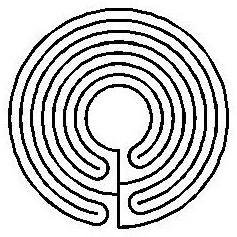
#> input picture old/input_maze.png, 237 x 237 px
$ python mazeToSinusoidalProjection.py input_maze.png out.png 100   (Python 2 division)
#> lines starting #> are read from the running program, lines starting #| are printed output that depends on the picture
### old/utils.py
#########################################
# (c) 2011 Evan Mallory, TSM Games
#

from OpenGL.GL import *
from math import sqrt, sin, pi, atan2, acos, cos, fabs
import numpy
import random # for unit test

# Takes a list [x, y, z] and returns [r, theta, phi]
# theta, the rotation around the x-axis, is in the range [0, pi].
# phi, the rotation around the y-axis, is in the range [-pi, pi].
# theta == "latitude"
# phi == "longitude"
# [11 lines left out: functions xyzToSphericalCoords, sphericalCoordsToXyz, not called in this run]


def drange(start, stop, step):
	r = start
	while r < stop:
		yield r
		r += step


def latLongToSinusoidal2d(latitude, longitude, width, height):
	x = int(.5 + (longitude * cos(latitude) * ((width - 1)/ (2 * pi)) + (width / 2.0)))
	y = int(.5 + ((latitude + pi/2) * ((height - 1) / pi)))
	if(x < 0): x = 0
	if(x >= width): x = width-1
	if(y < 0): y = 0
	if(y >= height): y = height-1
	return (x, y)

def sinusoidal2dToLatLong(x, y, width, height):
	latitude = y / ((height - 1) / pi) - pi/2
	longitude = (x - width/2.0)/((width - 1)/ (2 * pi))/cos(latitude)
	return (latitude, longitude)


# [60 lines left out: functions testOneSinusBckFwd, testSinusBckFwd, testSinusFwdBck, unitTestSinus, xyzToSinusoidal2d, not called in this run]

# In "regular" land, (r, theta) in 2D <=> (pi/2 - pi*r/(h/2), theta) spherical
def latLongToRegular2d(lat, long, width, height):
	assert width == height
	assert -pi/2.0 <= lat and lat <= pi/2.0
	assert -pi <= long and long <= pi
	theta = long
	r = (height/2.0 - (lat/pi)*height) / 2.0
	x = r * cos(theta)
	x += width /2.0
	x *= float(width-1)/width # force it to be in range [0, width)
	y = r * sin(theta)
	y += height/2.0
	y *= float(height-1)/height # force it to be in range [0, height)
	return (x, y)

# [7 lines left out: function regularRThetaToLatLong, not called in this run]

def normalizePoint(p):
	a = numpy.array(p, 'f')
	return a / sqrt(numpy.dot(a, a))

###############################################################
#                     Model loading and drawing
###############################################################

from struct import unpack
from OpenGL.GL import *

VERTEX_POINT_SIZE = 32
PATH_POINT_SIZE = 3 * 4 + 2  # 3 4-byte floats, 1 uint16

# [23 lines left out: function drawModel, not called in this run]


class ModelData():
	# [369 lines left out: functions __init__, loadModel, getLightParams, getMaterialParams, getGetParams, not called in this run]

# [2 lines that do not run on import are left out]

### old/mazeToSinusoidalProjection.py
#########################################
# (c) 2011 James Dowdell, TSM Games
#

import Image
import sys
from utils import *
from math import pi, cos, fabs

def fillStencil(image):
    (width, height) = image.size
    lat_count = 0
    long_count = 0
    for latitude in drange(-pi/2, pi/2 + .01, pi/32):
        lat_count += 1
        long_count = 0
        for longitude in drange(-pi, pi + .01, pi/32):
            long_count += 1
            (x, y) = latLongToSinusoidal2d(latitude, longitude, width, height)
            if lat_count % 4 == 1 or long_count % 4 == 1:
                image.putpixel((x, y), (256, 0, 0))
            else:
                grey_color = 128
                image.putpixel((x, y), (grey_color, grey_color, grey_color))

# see discussion of "lightness" - http://en.wikipedia.org/wiki/HSL_and_HSV
def getBrightness(v):
    if type(v) is tuple:
        return (v[0]*.3 + v[1]*.59 + v[2]*.11)/255.0
    else:
        return float(v)/255.0

def mapsToField(lat, lng, input_image):
    (w,h) = input_image.size
    (x,y) = latLongToRegular2d(lat, lng, w, h)
    assert 0 <= x and x < w and 0 <= y and y < h, "X=%s, Y=%s"%(x,y)
    # print lat, lng, x, y
    valence = getBrightness(input_image.getpixel( (int(x), int(y)) ))
    return valence < .3

def overlayField(input_image, output_image):
    (w, h) = output_image.size
    for x in range(0, w):
        for y in range(0, h):
            (lat, lng) = sinusoidal2dToLatLong(x, y, w, h)
            if( fabs(lng) > pi): continue # given lat, -pi to pi corresponds
                                       # to those x in range on stencil.
            if(mapsToField(lat, lng, input_image)):
                output_image.putpixel((x,y), (140,140, 140)) # light gray

def main ():
    assert len(sys.argv) == 4,\
        "Usage: %s <input_image> <output_image> <width>" % sys.argv[0]

    # Get Ready
    input_image_file = sys.argv[1]
    output_image_file = sys.argv[2]
    width = int(sys.argv[3])
    assert width%2==0
    height = width / 2
    output_image = Image.new("RGB", (width, height), (70, 70, 70))
#> output_image: PIL image 100x50 RGB; every value is 70

    # Read input image
    input_image = Image.open(input_image_file)
#> input_image is the input picture: PIL image 237x237 RGB; min 0, max 255, mean 204
    if input_image.mode != 'RGB':
        input_image = image.convert("RGB")
    (width, height) = input_image.size
#> width = 237; height = 237
    assert width == height

    # fillStencil
    fillStencil(output_image)
#> after the loop in fillStencil, `for latitude in drange(-pi/2, pi/2 + .01, pi/32):`:
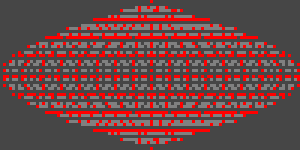
#> image: PIL image 100x50 RGB (shown 3 times larger); mean R, G, B 107.6, 70.3, 70.3

    # Overlay field
    overlayField(input_image, output_image)

    # Finish
    output_image.save(output_image_file)

if __name__ == "__main__":
#> (the run stopped early here; a loop or call above may not have finished)
